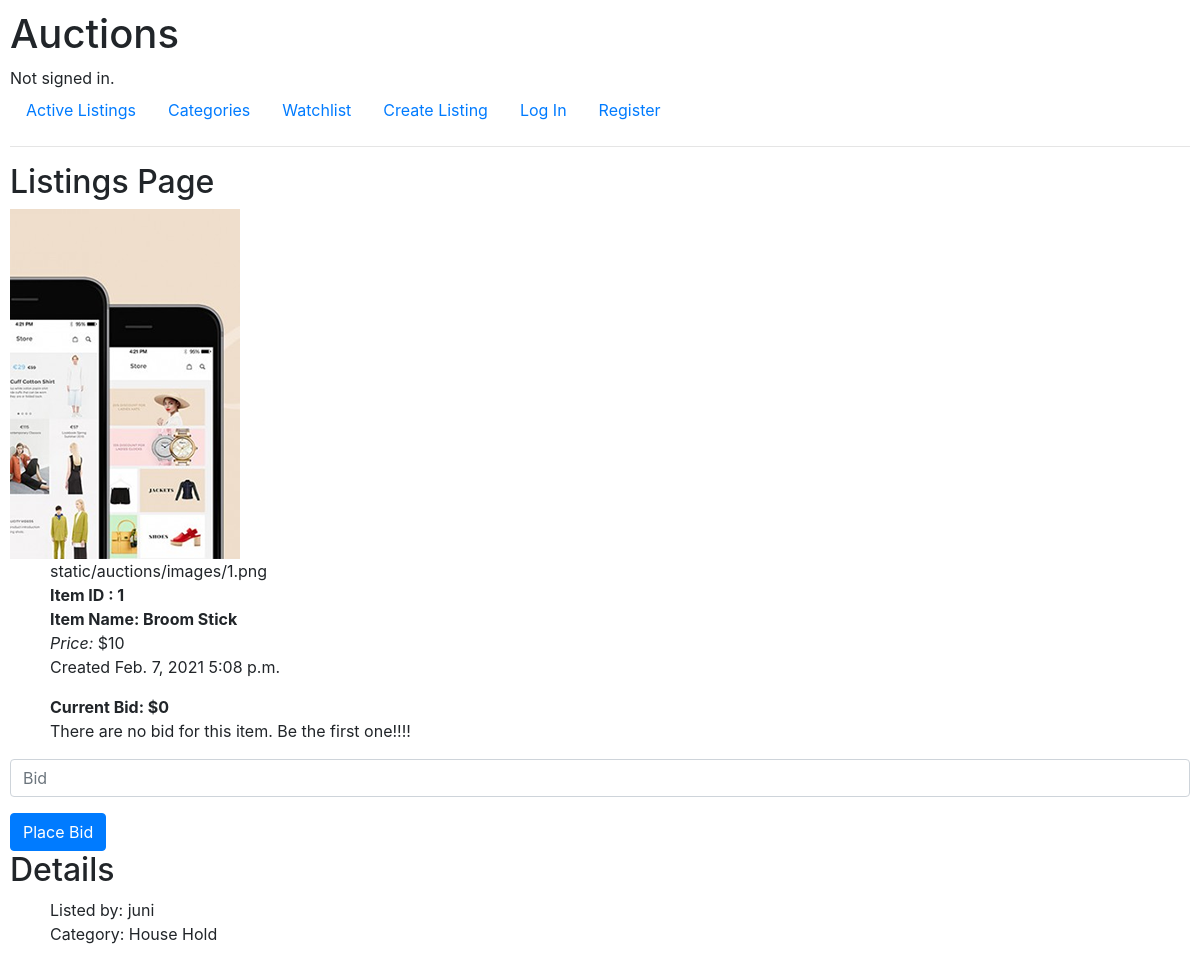
Page /listings/1 on the committed database.
### auctions/models.py (models this page shows, shortened)
class Bidding(models.Model):
    listingInfo = models.ForeignKey(AuctionListing, on_delete=models.CASCADE, related_name="listing_info",null=True)
    bidPrice = models.PositiveIntegerField(null=True)
    bidCount = models.PositiveIntegerField(default=0)

class AuctionListing(models.Model):
    item = models.OneToOneField(Item, on_delete=models.CASCADE, related_name="item")
    listedBy = models.ForeignKey(
        User, on_delete=models.CASCADE, related_name="listed_by")
    createDate = models.DateField(default=datetime.now, blank=True)
    createTime = models.TimeField(default=datetime.now, blank=True)

class Item(models.Model):
    itemName = models.CharField(max_length=64)
    price= models.PositiveIntegerField()
    description = models.TextField()
    category = models.CharField(max_length=64, null=True)
    image = models.ImageField(upload_to='static/auctions/images/', null=True)

class User(AbstractUser):
    pass

### auctions/views.py (the view)
# urls.py: path("listings/<int:item_id>", views.listings, name="listings"),
def listings(request, item_id):
    try:
        item = Bidding.objects.get(id=item_id)
    except Bidding.DoesNotExist:
        raise Http404("Item does not Exist!!!!")
    return render(request, "auctions/listings.html",{
        "item":item
    })

### auctions/templates/auctions/listings.html (shortened to what this page needs)
{% extends "auctions/layout.html" %} {% load static %} {% block body %}
<h2>Listings Page</h2>
<div>
    <img src="{% static '' %} {{item.listingInfo.item.image}}" alt="item img" />
</div>
<div>
    <ul style="list-style-type: none;">
        <li>{{ item.listingInfo.item.image }}</li>
        <li><strong>Item ID : {{ item.listingInfo.item.id}}</strong></li>
        <li><strong>Item Name: {{ item.listingInfo.item.itemName}}</strong></li>
        <li><em>Price: </em>${{ item.listingInfo.item.price}}</li>
        <li>Created {{ item.listingInfo.createDate }} {{ item.listingInfo.createTime }}</li>
    </ul>
</div>
<div>
    <ul style="list-style-type: none;">
        <li><strong>Current Bid: ${{ item.bidPrice }}</strong></li>
        {% if item.bidCount == 0 %}
        <li> There are no bid for this item. Be the first one!!!!</li>
        {% else %}
        <li> {{ item.bidCount }} bids so far.</li>
        {% endif %}
    </ul>
    <form action="{% url 'bid' %}" method="post">
        <div class="form-group">
            <input class="form-control" type="number" name="bid" placeholder="Bid">
        </div>
        <input class="btn btn-primary" type="submit" value="Place Bid">
    </form>
</div>
<div>
    <h2>Details</h2>
    <ul style="list-style-type: none;">
        <li>Listed by: {{ item.listingInfo.listedBy }}</li>
        <li>Category: {{ item.listingInfo.item.category }}</li>
    </ul>
</div>
{% endblock %}

### auctions/static/auctions/styles.css (style rules this page uses)
body { padding: 10px; }

### rows in the picture
Bidding: listingInfo.item.image (picture), listingInfo.item.image "static/auctions/images/1.png", listingInfo.item.id "1", listingInfo.item.itemName "Broom Stick", listingInfo.item.price "10", listingInfo.createDate "Feb. 7, 2021", listingInfo.createTime "5:08 p.m.", bidPrice "0", listingInfo.listedBy "juni", listingInfo.item.category "House Hold"
